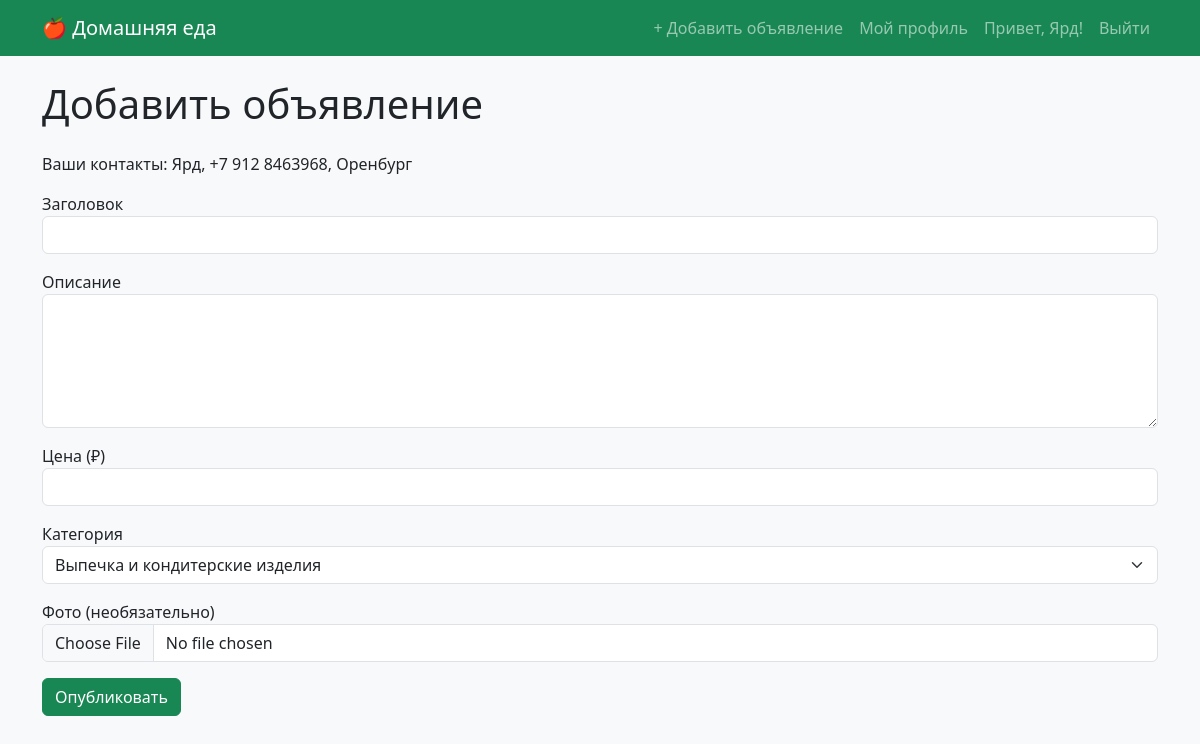
The app's page /add (signed in) with its own data.
### models.py (models this page shows)
class User(UserMixin, db.Model):
    id = db.Column(db.Integer, primary_key=True)
    email = db.Column(db.String(150), unique=True, nullable=False)
    password = db.Column(db.String(150), nullable=False)
    name = db.Column(db.String(100), nullable=False)
    phone = db.Column(db.String(50), nullable=False)
    city = db.Column(db.String(100), nullable=False)
    latitude = db.Column(db.Float)
    longitude = db.Column(db.Float)
    ads = db.relationship('Ad', backref='seller', lazy=True)
    favorites = db.relationship('Ad', secondary=favorites, lazy='subquery',
                                backref=db.backref('favorited_by', lazy=True))

### app.py (the view, shortened to what this page needs)
@app.route('/add', methods=['GET', 'POST'])
@login_required
def add_ad():
    categories = Category.query.all()
    return render_template('add_ad.html', categories=categories)

### app.py (called while the page is built)
@login_manager.user_loader
def load_user(user_id):
    return User.query.get(int(user_id))

### templates/add_ad.html
{% extends "base.html" %}
{% block content %}
<h1 class="mb-4">Добавить объявление</h1>
<p>Ваши контакты: {{ current_user.name }}, {{ current_user.phone }}, {{ current_user.city }}</p>
<form method="POST" enctype="multipart/form-data">
    <div class="mb-3"><label>Заголовок</label><input type="text" name="title" class="form-control" required></div>
    <div class="mb-3"><label>Описание</label><textarea name="description" class="form-control" rows="5" required></textarea></div>
    <div class="mb-3"><label>Цена (₽)</label><input type="number" name="price" class="form-control" step="0.01" required></div>
    <div class="mb-3"><label>Категория</label>
        <select name="category" class="form-select" required>
            {% for cat in categories %}
                <option value="{{ cat.id }}">{{ cat.name }}</option>
            {% endfor %}
        </select>
    </div>
    <div class="mb-3"><label>Фото (необязательно)</label><input type="file" name="image" class="form-control" accept="image/*"></div>
    <button type="submit" class="btn btn-success">Опубликовать</button>
</form>
{% endblock %}

### templates/base.html (shortened to what this page needs)
<!doctype html>
<html lang="ru">
<head>
    <link href="https://cdn.jsdelivr.net/npm/bootstrap@5.3.2/dist/css/bootstrap.min.css" rel="stylesheet">
</head>
<body class="bg-light">
    <nav class="navbar navbar-expand-lg navbar-dark bg-success mb-4">
        <div class="container">
            <a class="navbar-brand" href="{{ url_for('index') }}">🍎 Домашняя еда</a>
            <ul class="navbar-nav ms-auto">
                {% if current_user.is_authenticated %}
                    <li class="nav-item"><a class="nav-link" href="{{ url_for('add_ad') }}">+ Добавить объявление</a></li>
                    <li class="nav-item"><a class="nav-link" href="{{ url_for('profile') }}">Мой профиль</a></li>
                    <li class="nav-item"><span class="nav-link">Привет, {{ current_user.name }}!</span></li>
                    <li class="nav-item"><a class="nav-link" href="{{ url_for('logout') }}">Выйти</a></li>
                {% else %}
                    <li class="nav-item"><a class="nav-link" href="{{ url_for('login') }}">Войти</a></li>
                    <li class="nav-item"><a class="nav-link" href="{{ url_for('register') }}">Регистрация</a></li>
                {% endif %}
            </ul>
        </div>
    </nav>
    <div class="container">
        {% block content %}{% endblock %}
    </div>
</body>
</html>

### records on screen
User: name "Ярд", phone "+7 912 8463968", city "Оренбург"

### other values on screen
form field category "Выпечка и кондитерские изделия"
